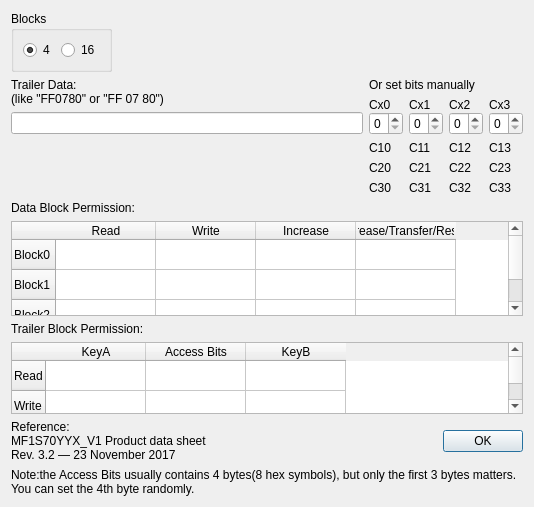
<?xml version="1.0" encoding="UTF-8"?>
<ui version="4.0">
 <class>MF_trailerDecoderDialog</class>
 <widget class="QDialog" name="MF_trailerDecoderDialog">
  <property name="geometry">
   <rect>
    <x>0</x>
    <y>0</y>
    <width>534</width>
    <height>507</height>
   </rect>
  </property>
  <property name="windowTitle">
   <string>Trailer Decoder</string>
  </property>
  <layout class="QVBoxLayout" name="verticalLayout_7">
   <item>
    <layout class="QHBoxLayout" name="horizontalLayout_2">
     <item>
      <widget class="QGroupBox" name="sizeGroupBox">
       <property name="title">
        <string>Blocks</string>
       </property>
       <layout class="QHBoxLayout" name="horizontalLayout">
        <item>
         <widget class="QRadioButton" name="size4Button">
          <property name="text">
           <string notr="true">4</string>
          </property>
          <property name="checked">
           <bool>true</bool>
          </property>
         </widget>
        </item>
        <item>
         <widget class="QRadioButton" name="size16Button">
          <property name="text">
           <string notr="true">16</string>
          </property>
         </widget>
        </item>
       </layout>
      </widget>
     </item>
     <item>
      <spacer name="horizontalSpacer">
       <property name="orientation">
        <enum>Qt::Horizontal</enum>
       </property>
       <property name="sizeHint" stdset="0">
        <size>
         <width>40</width>
         <height>20</height>
        </size>
       </property>
      </spacer>
     </item>
    </layout>
   </item>
   <item>
    <layout class="QHBoxLayout" name="horizontalLayout_5">
     <item>
      <layout class="QVBoxLayout" name="verticalLayout">
       <item>
        <widget class="QLabel" name="label">
         <property name="text">
          <string>Trailer Data:
(like &quot;FF0780&quot; or &quot;FF 07 80&quot;)</string>
         </property>
        </widget>
       </item>
       <item>
        <widget class="QLineEdit" name="accessBitsEdit"/>
       </item>
       <item>
        <widget class="QLabel" name="isAccessBitsValidLabel">
         <property name="sizePolicy">
          <sizepolicy hsizetype="Preferred" vsizetype="Fixed">
           <horstretch>0</horstretch>
           <verstretch>0</verstretch>
          </sizepolicy>
         </property>
         <property name="minimumSize">
          <size>
           <width>0</width>
           <height>40</height>
          </size>
         </property>
         <property name="text">
          <string/>
         </property>
         <property name="alignment">
          <set>Qt::AlignLeading|Qt::AlignLeft|Qt::AlignTop</set>
         </property>
        </widget>
       </item>
       <item>
        <spacer name="verticalSpacer_2">
         <property name="orientation">
          <enum>Qt::Vertical</enum>
         </property>
         <property name="sizeType">
          <enum>QSizePolicy::MinimumExpanding</enum>
         </property>
         <property name="sizeHint" stdset="0">
          <size>
           <width>20</width>
           <height>0</height>
          </size>
         </property>
        </spacer>
       </item>
      </layout>
     </item>
     <item>
      <layout class="QVBoxLayout" name="verticalLayout_6">
       <item>
        <widget class="QLabel" name="label_4">
         <property name="text">
          <string>Or set bits manually</string>
         </property>
        </widget>
       </item>
       <item>
        <layout class="QHBoxLayout" name="horizontalLayout_3">
         <item>
          <layout class="QVBoxLayout" name="verticalLayout_2">
           <property name="spacing">
            <number>0</number>
           </property>
           <item>
            <widget class="QLabel" name="label_6">
             <property name="text">
              <string notr="true">Cx0</string>
             </property>
            </widget>
           </item>
           <item>
            <widget class="QSpinBox" name="C0Box">
             <property name="maximum">
              <number>7</number>
             </property>
            </widget>
           </item>
          </layout>
         </item>
         <item>
          <layout class="QVBoxLayout" name="verticalLayout_3">
           <property name="spacing">
            <number>0</number>
           </property>
           <item>
            <widget class="QLabel" name="label_7">
             <property name="text">
              <string notr="true">Cx1</string>
             </property>
            </widget>
           </item>
           <item>
            <widget class="QSpinBox" name="C1Box">
             <property name="maximum">
              <number>7</number>
             </property>
            </widget>
           </item>
          </layout>
         </item>
         <item>
          <layout class="QVBoxLayout" name="verticalLayout_4">
           <property name="spacing">
            <number>0</number>
           </property>
           <item>
            <widget class="QLabel" name="label_8">
             <property name="text">
              <string notr="true">Cx2</string>
             </property>
            </widget>
           </item>
           <item>
            <widget class="QSpinBox" name="C2Box">
             <property name="maximum">
              <number>7</number>
             </property>
            </widget>
           </item>
          </layout>
         </item>
         <item>
          <layout class="QVBoxLayout" name="verticalLayout_5">
           <property name="spacing">
            <number>0</number>
           </property>
           <item>
            <widget class="QLabel" name="label_9">
             <property name="text">
              <string notr="true">Cx3</string>
             </property>
            </widget>
           </item>
           <item>
            <widget class="QSpinBox" name="C3Box">
             <property name="maximum">
              <number>7</number>
             </property>
            </widget>
           </item>
          </layout>
         </item>
        </layout>
       </item>
       <item>
        <layout class="QGridLayout" name="CBitsGridLayout">
         <item row="0" column="0">
          <widget class="QLabel" name="C10Label">
           <property name="text">
            <string notr="true">C10</string>
           </property>
          </widget>
         </item>
         <item row="0" column="1">
          <widget class="QLabel" name="C11Label">
           <property name="text">
            <string notr="true">C11</string>
           </property>
          </widget>
         </item>
         <item row="0" column="2">
          <widget class="QLabel" name="C12Label">
           <property name="text">
            <string notr="true">C12</string>
           </property>
          </widget>
         </item>
         <item row="0" column="3">
          <widget class="QLabel" name="C13Label">
           <property name="text">
            <string notr="true">C13</string>
           </property>
          </widget>
         </item>
         <item row="1" column="0">
          <widget class="QLabel" name="C20Label">
           <property name="text">
            <string notr="true">C20</string>
           </property>
          </widget>
         </item>
         <item row="1" column="1">
          <widget class="QLabel" name="C21Label">
           <property name="text">
            <string notr="true">C21</string>
           </property>
          </widget>
         </item>
         <item row="1" column="2">
          <widget class="QLabel" name="C22Label">
           <property name="text">
            <string notr="true">C22</string>
           </property>
          </widget>
         </item>
         <item row="1" column="3">
          <widget class="QLabel" name="C23Label">
           <property name="text">
            <string notr="true">C23</string>
           </property>
          </widget>
         </item>
         <item row="2" column="0">
          <widget class="QLabel" name="C30Label">
           <property name="text">
            <string notr="true">C30</string>
           </property>
          </widget>
         </item>
         <item row="2" column="1">
          <widget class="QLabel" name="C31Label">
           <property name="text">
            <string notr="true">C31</string>
           </property>
          </widget>
         </item>
         <item row="2" column="2">
          <widget class="QLabel" name="C32Label">
           <property name="text">
            <string notr="true">C32</string>
           </property>
          </widget>
         </item>
         <item row="2" column="3">
          <widget class="QLabel" name="C33Label">
           <property name="text">
            <string notr="true">C33</string>
           </property>
          </widget>
         </item>
        </layout>
       </item>
       <item>
        <spacer name="verticalSpacer">
         <property name="orientation">
          <enum>Qt::Vertical</enum>
         </property>
         <property name="sizeType">
          <enum>QSizePolicy::MinimumExpanding</enum>
         </property>
         <property name="sizeHint" stdset="0">
          <size>
           <width>20</width>
           <height>0</height>
          </size>
         </property>
        </spacer>
       </item>
      </layout>
     </item>
    </layout>
   </item>
   <item>
    <widget class="QLabel" name="label_3">
     <property name="text">
      <string>Data Block Permission:</string>
     </property>
    </widget>
   </item>
   <item>
    <widget class="QTableWidget" name="dataBlockWidget">
     <property name="sizePolicy">
      <sizepolicy hsizetype="Expanding" vsizetype="Expanding">
       <horstretch>0</horstretch>
       <verstretch>4</verstretch>
      </sizepolicy>
     </property>
     <property name="editTriggers">
      <set>QAbstractItemView::NoEditTriggers</set>
     </property>
     <row>
      <property name="text">
       <string>Block0</string>
      </property>
     </row>
     <row>
      <property name="text">
       <string>Block1</string>
      </property>
     </row>
     <row>
      <property name="text">
       <string>Block2</string>
      </property>
     </row>
     <column>
      <property name="text">
       <string>Read</string>
      </property>
     </column>
     <column>
      <property name="text">
       <string>Write</string>
      </property>
     </column>
     <column>
      <property name="text">
       <string>Increase</string>
      </property>
     </column>
     <column>
      <property name="text">
       <string>Decrease/Transfer/Restore</string>
      </property>
     </column>
    </widget>
   </item>
   <item>
    <widget class="QLabel" name="label_5">
     <property name="text">
      <string>Trailer Block Permission:</string>
     </property>
    </widget>
   </item>
   <item>
    <widget class="QTableWidget" name="trailerBlockWidget">
     <property name="sizePolicy">
      <sizepolicy hsizetype="Expanding" vsizetype="Expanding">
       <horstretch>0</horstretch>
       <verstretch>3</verstretch>
      </sizepolicy>
     </property>
     <property name="editTriggers">
      <set>QAbstractItemView::NoEditTriggers</set>
     </property>
     <row>
      <property name="text">
       <string>Read</string>
      </property>
     </row>
     <row>
      <property name="text">
       <string>Write</string>
      </property>
     </row>
     <column>
      <property name="text">
       <string>KeyA</string>
      </property>
     </column>
     <column>
      <property name="text">
       <string>Access Bits</string>
      </property>
     </column>
     <column>
      <property name="text">
       <string>KeyB</string>
      </property>
     </column>
    </widget>
   </item>
   <item>
    <layout class="QHBoxLayout" name="horizontalLayout_4">
     <item>
      <widget class="QLabel" name="label_2">
       <property name="text">
        <string>Reference:
MF1S70YYX_V1 Product data sheet
Rev. 3.2 — 23 November 2017</string>
       </property>
      </widget>
     </item>
     <item>
      <widget class="QDialogButtonBox" name="buttonBox">
       <property name="orientation">
        <enum>Qt::Horizontal</enum>
       </property>
       <property name="standardButtons">
        <set>QDialogButtonBox::Ok</set>
       </property>
      </widget>
     </item>
    </layout>
   </item>
   <item>
    <widget class="QLabel" name="label_10">
     <property name="text">
      <string>Note:the Access Bits usually contains 4 bytes(8 hex symbols), but only the first 3 bytes matters. You can set the 4th byte randomly.</string>
     </property>
     <property name="wordWrap">
      <bool>true</bool>
     </property>
    </widget>
   </item>
  </layout>
 </widget>
 <resources/>
 <connections>
  <connection>
   <sender>buttonBox</sender>
   <signal>accepted()</signal>
   <receiver>MF_trailerDecoderDialog</receiver>
   <slot>accept()</slot>
   <hints>
    <hint type="sourcelabel">
     <x>248</x>
     <y>254</y>
    </hint>
    <hint type="destinationlabel">
     <x>157</x>
     <y>274</y>
    </hint>
   </hints>
  </connection>
  <connection>
   <sender>buttonBox</sender>
   <signal>rejected()</signal>
   <receiver>MF_trailerDecoderDialog</receiver>
   <slot>reject()</slot>
   <hints>
    <hint type="sourcelabel">
     <x>316</x>
     <y>260</y>
    </hint>
    <hint type="destinationlabel">
     <x>286</x>
     <y>274</y>
    </hint>
   </hints>
  </connection>
 </connections>
</ui>
